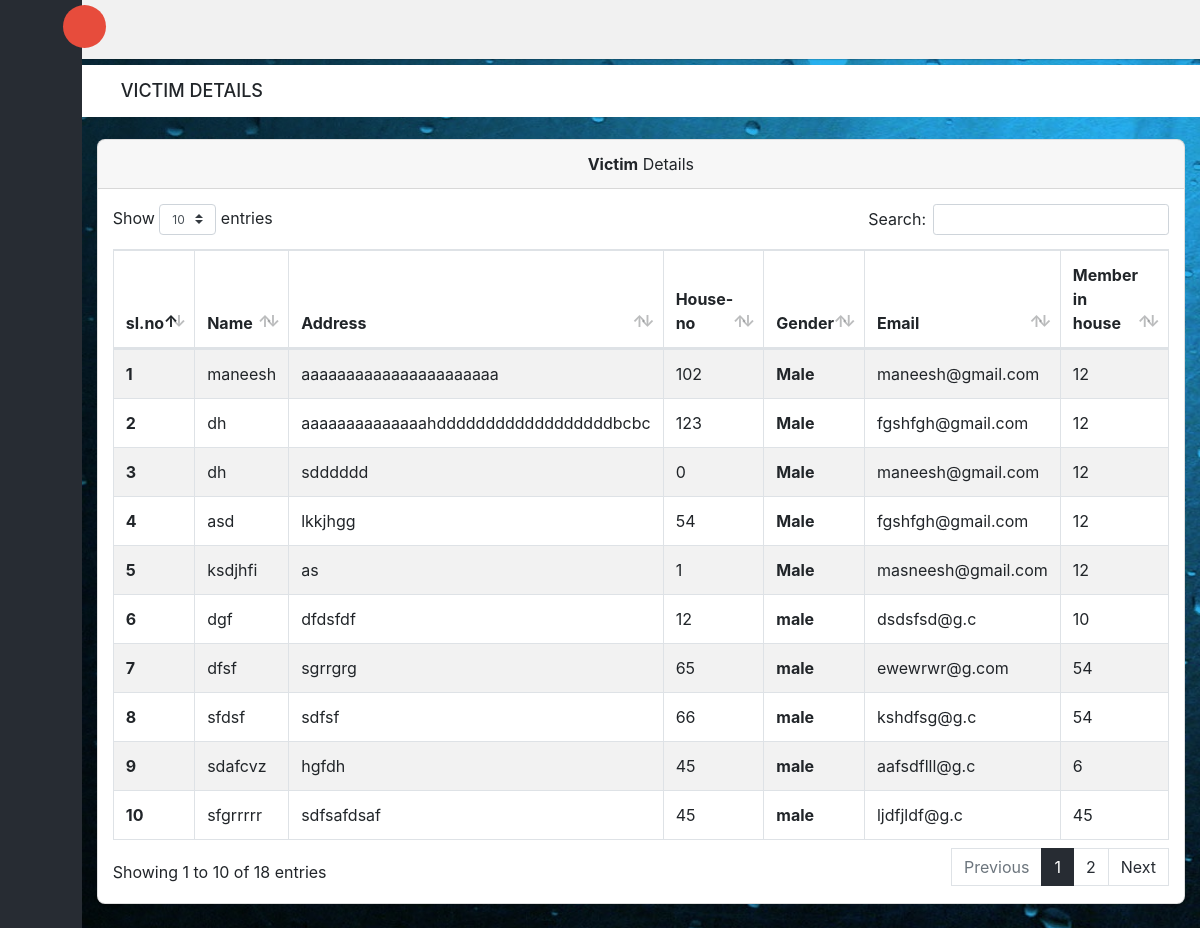
/admin/viewvictim.php, run on the app's committed database.
### tables this page shows
CREATE TABLE `victim_tb` (
  `register_id` int(20) NOT NULL,
  `area_id` int(20) NOT NULL,
  `camp_id` int(20) NOT NULL,
  `name` varchar(30) NOT NULL,
  `address` varchar(100) NOT NULL,
  `house_no` int(20) NOT NULL,
  `gender` varchar(20) NOT NULL,
  `phone_no` varchar(20) NOT NULL,
  `email_id` varchar(50) NOT NULL,
  `member_in_house` int(20) NOT NULL,
  `members_details` varchar(100) NOT NULL
);

### admin/viewvictim.php (the view, shortened to what this page needs)
<?php
include('../connection.php');
$query=mysqli_query($conn,"SELECT * FROM victim_tb");
?>
<!doctype html>
<html class="no-js" lang="en">
<head>
    <link rel="stylesheet" href="vendors/bootstrap/dist/css/bootstrap.min.css">
    <link rel="stylesheet" href="vendors/font-awesome/css/font-awesome.min.css">
    <link rel="stylesheet" href="vendors/themify-icons/css/themify-icons.css">
    <link rel="stylesheet" href="vendors/flag-icon-css/css/flag-icon.min.css">
    <link rel="stylesheet" href="vendors/selectFX/css/cs-skin-elastic.css">
    <link rel="stylesheet" href="vendors/datatables.net-bs4/css/dataTables.bootstrap4.min.css">
    <link rel="stylesheet" href="vendors/datatables.net-buttons-bs4/css/buttons.bootstrap4.min.css">
    <link rel="stylesheet" href="assets/css/style.css">
</head>
<body>
    <?php include 'leftpanel.php' ?>
    <div id="right-panel" class="right-panel">
        <?php include 'nav.php' ?>
        <div class="breadcrumbs">
            <div class="col-sm-4">
                <div class="page-header float-left">
                    <div class="page-title">
                        <h1>VICTIM DETAILS</h1>
                    </div>
                </div>
            </div>
        </div>
        <div class="content mt-3">
            <div class="animated fadeIn">
                <div class="row">
                    <div class="col-md-12">
                        <div class="card">
                            <div class="card-header" align="center">
                                <strong  class="card-title">Victim</strong> Details
                            </div>
                            <div class="card-body">
                                <table id="bootstrap-data-table-export" class="table table-striped table-bordered">
                                    <thead>
                                        <tr>
                                            <th>sl.no</th>
                                            <th>Name</th>
                                            <th>Address</th>
                                            <th>House-no</th>
                                            <th>Gender</th>
                                            <th>Email</th>
                                            <th>Member in house</th>
                                        </tr>
                                    </thead>
                                    <tbody>
                                        <?php
                                        $count=0;
                                        while($row=mysqli_fetch_assoc($query))
                                        {
                                            $count++;
                                            ?>
                                        <tr>
                                            <th><?php echo $count;?></th>
                                            <td><?php echo $row['name'];?></td>
                                            <td><?php echo $row['address'];?></td>
                                            <td><?php echo $row['house_no'];?></td>
                                            <th><?php echo $row['gender'];?></th>
                                            <td><?php echo $row['email_id'];?></td>
                                            <td><?php echo $row['member_in_house'];?></td>
                                        </tr>
                                     <?php } ?>
                                    </tbody>
                                </table>
                            </div>
                        </div>
                    </div>
                </div>
            </div>
        </div>
    </div>
</body>
</html>

### admin/leftpanel.php (shortened to what this page needs)
  <aside id="left-panel" class="left-panel">
</aside>

### admin/nav.php (shortened to what this page needs)
<header id="header" class="header">
           <div class="header-menu">
               <div class="col-12">
                   <a id="menuToggle" class="menutoggle pull-left"><i class="fa fa fa-tasks"></i></a>
                   <div class="header-left">
                   <div class="user-area dropdown float-right">
                       <a href="#" class="dropdown-toggle" data-toggle="dropdown" aria-haspopup="true" aria-expanded="false">
                           <div class="icon-container">
                                   <span class="ti-power-off"></span><span class="icon-name"></span>
                               </div>
                       </a>
                   </div>
               </div>
           </div>
       </header>

### data on the page
victim_tb: name "maneesh", address "aaaaaaaaaaaaaaaaaaaaaa", house_no "102", gender "Male", email "maneesh@gmail.com", member_in_house "12"
victim_tb: name "dh", address "aaaaaaaaaaaaaahddddddddddddddddddbcbc", house_no "123", gender "Male", email "fgshfgh@gmail.com", member_in_house "12"
victim_tb: name "dh", address "sdddddd", house_no "0", gender "Male", email "maneesh@gmail.com", member_in_house "12"
victim_tb: name "asd", address "lkkjhgg", house_no "54", gender "Male", email "fgshfgh@gmail.com", member_in_house "12"
victim_tb: name "ksdjhfi", address "as", house_no "1", gender "Male", email "masneesh@gmail.com", member_in_house "12"
victim_tb: name "dgf", address "dfdsfdf", house_no "12", gender "male", email "dsdsfsd@g.c", member_in_house "10"
victim_tb: name "dfsf", address "sgrrgrg", house_no "65", gender "male", email "ewewrwr@g.com", member_in_house "54"
victim_tb: name "sfdsf", address "sdfsf", house_no "66", gender "male", email "kshdfsg@g.c", member_in_house "54"
victim_tb: name "sdafcvz", address "hgfdh", house_no "45", gender "male", email "aafsdflll@g.c", member_in_house "6"
victim_tb: name "sfgrrrrr", address "sdfsafdsaf", house_no "45", gender "male", email "ljdfjldf@g.c", member_in_house "45"
